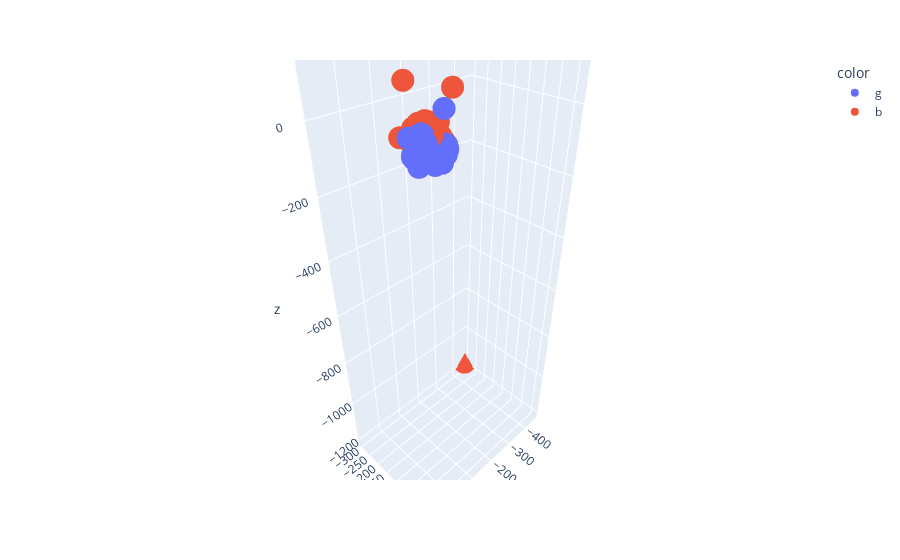

Notebook code cell kept with this figure:
### Code cell
# plot using tsne 
X_embedded  = TSNE(n_components=3, perplexity=10,random_state=24).fit_transform( X )
colors = np.array([x for x in 'bgrcmykbgrcmykbgrcmykbgrcmyk'])
fig = px.scatter_3d(x=X_embedded [:,0],y=X_embedded [:,1],z=X_embedded [:,2],color=colors[gmm_labels])
fig.show()

### Figure 1 — Plotly figure (JSON) as saved in the notebook; plotly's stock layout.template omitted (floating-point values rounded to 4 significant figures; data arrays with more than 128 entries replaced by an {"elided": "..."} marker saying what was removed)
{"data": [{"hovertemplate": "color=g<br>x=%{x}<br>y=%{y}<br>z=%{z}<extra></extra>", "legendgroup": "g", "marker": {"color": "#636efa", "symbol": "circle"}, "mode": "markers", "name": "g", "scene": "scene", "showlegend": true, "type": "scatter3d", "x": {"elided": "203 float values"}, "y": {"elided": "203 float values"}, "z": {"elided": "203 float values"}}, {"hovertemplate": "color=b<br>x=%{x}<br>y=%{y}<br>z=%{z}<extra></extra>", "legendgroup": "b", "marker": {"color": "#EF553B", "symbol": "circle"}, "mode": "markers", "name": "b", "scene": "scene", "showlegend": true, "type": "scatter3d", "x": {"elided": "200 float values"}, "y": {"elided": "200 float values"}, "z": {"elided": "200 float values"}}], "layout": {"legend": {"title": {"text": "color"}, "tracegroupgap": 0}, "margin": {"t": 60}, "scene": {"domain": {"x": [0, 1], "y": [0, 1]}, "xaxis": {"title": {"text": "x"}}, "yaxis": {"title": {"text": "y"}}, "zaxis": {"title": {"text": "z"}}}}}
